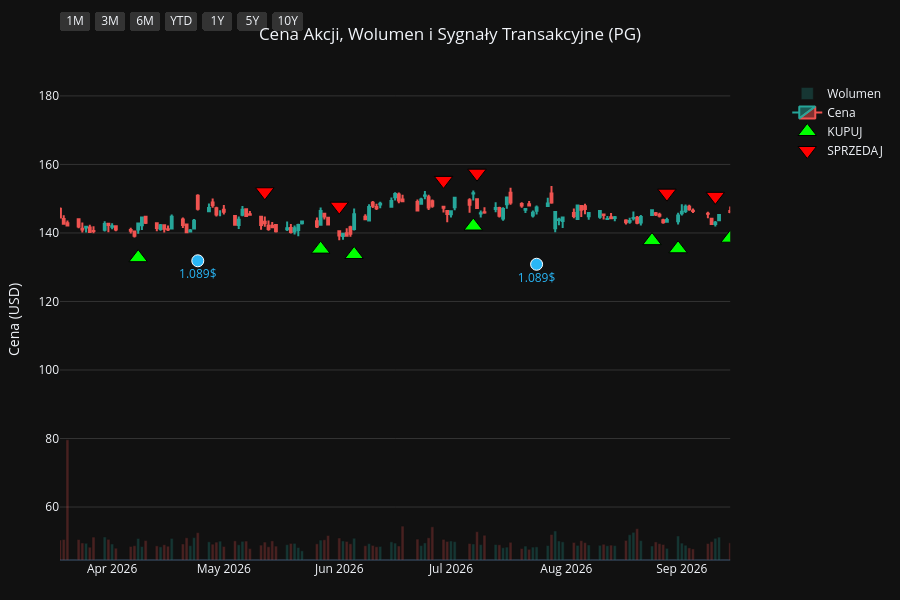
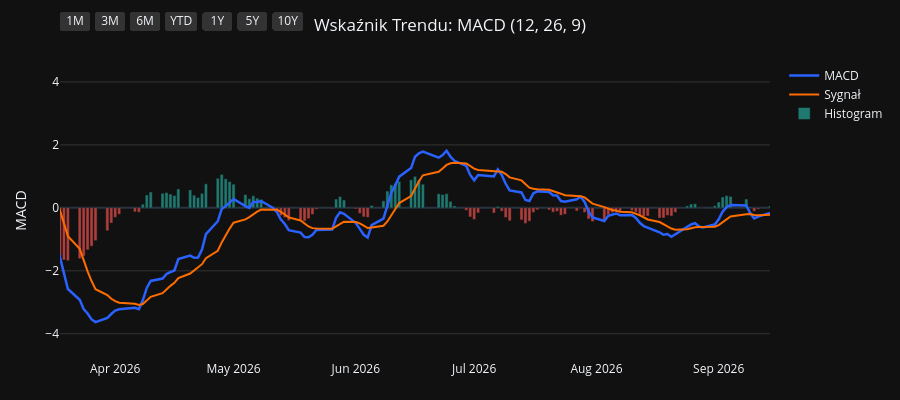
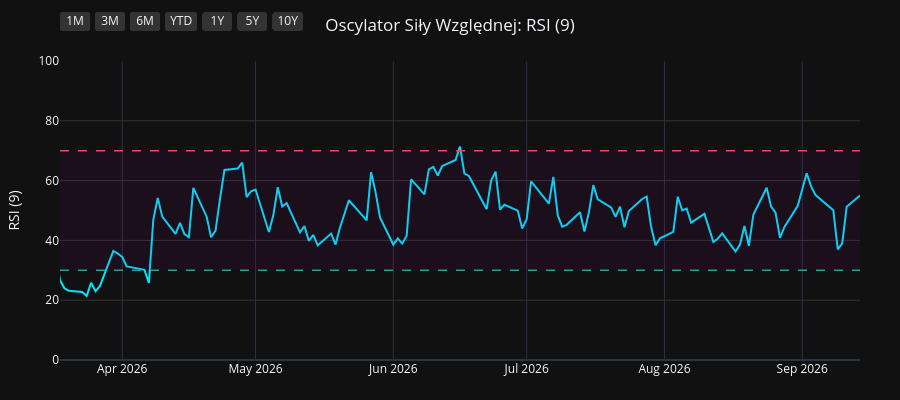
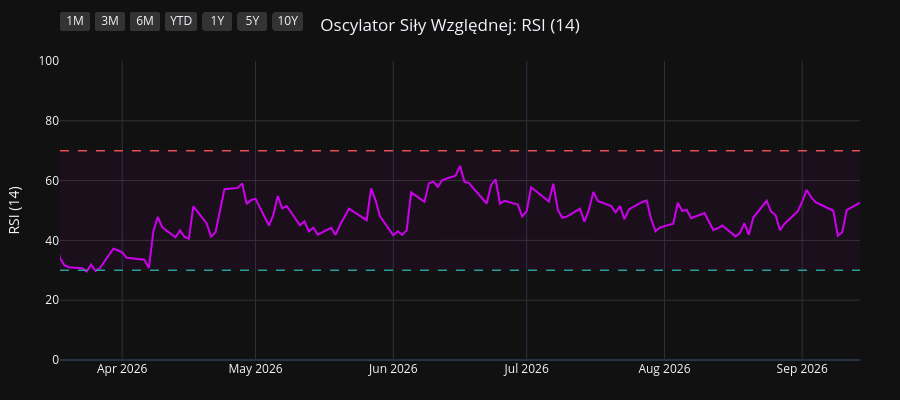

The notebook cell these images were saved under, in order:
### Code cell
import os
import yfinance as yf
import pandas as pd
import pandas_ta as ta
import plotly.graph_objects as go
from plotly.subplots import make_subplots

# 1. Pobranie i przygotowanie danych
symbol = os.environ.get("STOCK_TICKER", "").strip().upper()
if not symbol:
    raise RuntimeError("Set STOCK_TICKER before running price_extractor.ipynb")
df = yf.Ticker(symbol).history(period="10y")
df.index = df.index.tz_localize(None)

# Wskaźniki i sygnały
df.ta.macd(fast=12, slow=26, signal=9, append=True)
df.ta.rsi(length=9, append=True)
df.ta.rsi(length=14, append=True)
df.ta.rsi(length=21, append=True)
df.dropna(inplace=True)

macd = df['MACD_12_26_9']
signal = df['MACDs_12_26_9']
wczorajszy_macd = macd.shift(1)
wczorajszy_signal = signal.shift(1)

df['Decyzja'] = 'BRAK'
df.loc[(macd > signal) & (wczorajszy_macd <= wczorajszy_signal), 'Decyzja'] = 'KUPUJ'
df.loc[(macd < signal) & (wczorajszy_macd >= wczorajszy_signal), 'Decyzja'] = 'SPRZEDAJ'

df_kupuj = df[df['Decyzja'] == 'KUPUJ']
df_sprzedaj = df[df['Decyzja'] == 'SPRZEDAJ']
df_dywidendy = df[df['Dividends'] > 0]
df_splity = df[df['Stock Splits'] > 0]

# Wspólna konfiguracja osi X
konfiguracja_osi_x = dict(
    type="date",
    showspikes=True, spikemode="across", spikesnap="cursor", spikedash="dot", spikecolor="#ffffff", spikethickness=1, hoverformat="%Y-%m-%d",
    rangeselector=dict(
        buttons=list([
            dict(count=1, label="1M", step="month", stepmode="backward"),
            dict(count=3, label="3M", step="month", stepmode="backward"),
            dict(count=6, label="6M", step="month", stepmode="backward"),
            dict(count=1, label="YTD", step="year", stepmode="todate"),
            dict(count=1, label="1Y", step="year", stepmode="backward"),
            dict(count=5, label="5Y", step="year", stepmode="backward"),
            dict(step="all", label="10Y")
        ]),
        bgcolor="#333333", activecolor="#2962ff", x=0, y=1.1
    )
)

# ==========================================
# WYKRES 1: CENA + WOLUMEN + SYGNAŁY
# ==========================================
fig1 = make_subplots(specs=[[{"secondary_y": True}]])

kolory_wolumenu = ['#26a69a' if row['Close'] >= row['Open'] else '#ef5350' for index, row in df.iterrows()]
fig1.add_trace(go.Bar(x=df.index, y=df['Volume'], marker_color=kolory_wolumenu, opacity=0.25, name='Wolumen'), secondary_y=True)
fig1.add_trace(go.Candlestick(x=df.index, open=df['Open'], high=df['High'], low=df['Low'], close=df['Close'], name='Cena', increasing_line_color='#26a69a', decreasing_line_color='#ef5350'), secondary_y=False)
fig1.add_trace(go.Scatter(x=df_kupuj.index, y=df_kupuj['Low'] * 0.95, customdata=df_kupuj[['Low', 'High']], mode='markers', marker=dict(symbol='triangle-up', size=16, color='#00ff00', line=dict(width=1, color='black')), name='KUPUJ', hovertemplate='KUPUJ<br>Najniższa: %{customdata[0]:.2f}<br>Najwyższa: %{customdata[1]:.2f}<extra></extra>'), secondary_y=False)
fig1.add_trace(go.Scatter(x=df_sprzedaj.index, y=df_sprzedaj['High'] * 1.05, customdata=df_sprzedaj[['Low', 'High']], mode='markers', marker=dict(symbol='triangle-down', size=16, color='#ff0000', line=dict(width=1, color='black')), name='SPRZEDAJ', hovertemplate='SPRZEDAJ<br>Najniższa: %{customdata[0]:.2f}<br>Najwyższa: %{customdata[1]:.2f}<extra></extra>'), secondary_y=False)

if not df_dywidendy.empty:
    fig1.add_trace(go.Scatter(x=df_dywidendy.index, y=df_dywidendy['Low'] * 0.90, mode='markers+text', marker=dict(symbol='circle', size=12, color='#29b6f6', line=dict(width=1, color='white')), text=df_dywidendy['Dividends'].apply(lambda x: f"{x}$"), textposition="bottom center", name='Dywidenda', showlegend=False, hovertemplate='Dywidenda: %{text}<extra></extra>', textfont=dict(color="#29b6f6")), secondary_y=False)
if not df_splity.empty:
                    fig1.add_trace(go.Scatter(x=df_splity.index, y=df_splity['High'], mode='markers+text', marker=dict(symbol='star', size=16, color='#ffee58', line=dict(width=1, color='black')), text=df_splity['Stock Splits'].apply(lambda x: f"{x:g}:1" if x >= 1 else f"1:{1 / x:g}"), textposition="top center", name='Split', hovertemplate='%{text}<extra></extra>', textfont=dict(color="#ffee58")), secondary_y=False)

fig1.update_layout(title=dict(text=f"Cena Akcji, Wolumen i Sygnały Transakcyjne ({symbol})", x=0.5, xanchor='center'), dragmode='pan', xaxis_rangeslider_visible=False, template='plotly_dark', height=600, hovermode='x unified', margin=dict(l=60, r=40, t=60, b=40))
fig1.update_xaxes(**konfiguracja_osi_x)
fig1.update_xaxes(range=[df.index.max() - pd.Timedelta(days=180), df.index.max()])
fig1.update_yaxes(title_text="Cena (USD)", secondary_y=False, gridcolor='#333333')
fig1.update_yaxes(range=[0, df['Volume'].max() * 4], showgrid=False, showticklabels=False, secondary_y=True)
fig1.show(config={'scrollZoom': True})

# ==========================================
# WYKRES 2: WSKAŹNIK MACD
# ==========================================
fig2 = go.Figure()
fig2.add_trace(go.Scatter(x=df.index, y=df['MACD_12_26_9'], line=dict(color='#2962ff', width=2.5), name='MACD'))
fig2.add_trace(go.Scatter(x=df.index, y=df['MACDs_12_26_9'], line=dict(color='#ff6d00', width=2), name='Sygnał'))
kolory_macd = ['#26a69a' if val >= 0 else '#ef5350' for val in df['MACDh_12_26_9']]
fig2.add_trace(go.Bar(x=df.index, y=df['MACDh_12_26_9'], marker_color=kolory_macd, name='Histogram', opacity=0.7))
fig2.update_layout(title=dict(text="Wskaźnik Trendu: MACD (12, 26, 9)", x=0.5, xanchor='center'), dragmode='pan', xaxis_rangeslider_visible=False, template='plotly_dark', height=400, hovermode='x unified', margin=dict(l=60, r=40, t=60, b=40))
fig2.update_xaxes(**konfiguracja_osi_x)
fig2.update_xaxes(range=[df.index.max() - pd.Timedelta(days=180), df.index.max()])
fig2.update_yaxes(title_text="MACD", gridcolor='#333333')
fig2.show(config={'scrollZoom': True})

# ==========================================
# WYKRES 3: OSCYLATOR RSI (9)
# ==========================================
fig3 = go.Figure()
fig3.add_trace(go.Scatter(x=df.index, y=df['RSI_9'], line=dict(color='#00e5ff', width=2), name='RSI (9)'))
fig3.add_hline(y=70, line_dash="dash", line_color="#ef5350", line_width=1.5)
fig3.add_hline(y=30, line_dash="dash", line_color="#26a69a", line_width=1.5)
fig3.add_hrect(y0=30, y1=70, line_width=0, fillcolor="purple", opacity=0.1)
fig3.update_layout(title=dict(text="Oscylator Siły Względnej: RSI (9)", x=0.5, xanchor='center'), dragmode='pan', xaxis_rangeslider_visible=False, template='plotly_dark', height=400, hovermode='x unified', margin=dict(l=60, r=40, t=60, b=40))
fig3.update_xaxes(**konfiguracja_osi_x)
fig3.update_xaxes(range=[df.index.max() - pd.Timedelta(days=180), df.index.max()])
fig3.update_yaxes(title_text="RSI (9)", range=[0, 100], gridcolor='#333333')
fig3.show(config={'scrollZoom': True})

# ==========================================
# WYKRES 4: OSCYLATOR RSI (14)
# ==========================================
fig4 = go.Figure()
fig4.add_trace(go.Scatter(x=df.index, y=df['RSI_14'], line=dict(color='#d500f9', width=2), name='RSI (14)'))
fig4.add_hline(y=70, line_dash="dash", line_color="#ef5350", line_width=1.5)
fig4.add_hline(y=30, line_dash="dash", line_color="#26a69a", line_width=1.5)
fig4.add_hrect(y0=30, y1=70, line_width=0, fillcolor="purple", opacity=0.1)
fig4.update_layout(title=dict(text="Oscylator Siły Względnej: RSI (14)", x=0.5, xanchor='center'), dragmode='pan', xaxis_rangeslider_visible=False, template='plotly_dark', height=400, hovermode='x unified', margin=dict(l=60, r=40, t=60, b=40))
fig4.update_xaxes(**konfiguracja_osi_x)
fig4.update_xaxes(range=[df.index.max() - pd.Timedelta(days=180), df.index.max()])
fig4.update_yaxes(title_text="RSI (14)", range=[0, 100], gridcolor='#333333')
fig4.show(config={'scrollZoom': True})

# ==========================================
# WYKRES 5: OSCYLATOR RSI (21)
# ==========================================
fig5 = go.Figure()
fig5.add_trace(go.Scatter(x=df.index, y=df['RSI_21'], line=dict(color='#64dd17', width=2), name='RSI (21)'))
fig5.add_hline(y=70, line_dash="dash", line_color="#ef5350", line_width=1.5)
fig5.add_hline(y=30, line_dash="dash", line_color="#26a69a", line_width=1.5)
fig5.add_hrect(y0=30, y1=70, line_width=0, fillcolor="purple", opacity=0.1)
fig5.update_layout(title=dict(text="Oscylator Siły Względnej: RSI (21)", x=0.5, xanchor='center'), dragmode='pan', xaxis_rangeslider_visible=False, template='plotly_dark', height=400, hovermode='x unified', margin=dict(l=60, r=40, t=60, b=40))
fig5.update_xaxes(**konfiguracja_osi_x)
fig5.update_xaxes(range=[df.index.max() - pd.Timedelta(days=180), df.index.max()])
fig5.update_yaxes(title_text="RSI (21)", range=[0, 100], gridcolor='#333333')
fig5.show(config={'scrollZoom': True})

### Figure 1 — Plotly figure (JSON) as saved in the notebook; plotly's stock layout.template omitted (floating-point values rounded to 4 significant figures; data arrays with more than 128 entries replaced by an {"elided": "..."} marker saying what was removed)
{"data": [{"marker": {"color": {"elided": "2479 str values"}}, "name": "Wolumen", "opacity": 0.25, "type": "bar", "x": {"elided": "2479 str values"}, "xaxis": "x", "y": {"elided": "2479 int values"}, "yaxis": "y2"}, {"close": {"elided": "2479 float values"}, "decreasing": {"line": {"color": "#ef5350"}}, "high": {"elided": "2479 float values"}, "increasing": {"line": {"color": "#26a69a"}}, "low": {"elided": "2479 float values"}, "name": "Cena", "open": {"elided": "2479 float values"}, "type": "candlestick", "x": {"elided": "2479 str values"}, "xaxis": "x", "yaxis": "y"}, {"customdata": {"elided": "104x2 float values"}, "hovertemplate": "KUPUJ<br>Najniższa: %{customdata[0]:.2f}<br>Najwyższa: %{customdata[1]:.2f}<extra></extra>", "marker": {"color": "#00ff00", "line": {"color": "black", "width": 1}, "size": 16, "symbol": "triangle-up"}, "mode": "markers", "name": "KUPUJ", "type": "scatter", "x": ["2016-11-29T00:00:00", "2016-12-02T00:00:00", "2017-01-17T00:00:00", "2017-02-15T00:00:00", "2017-04-18T00:00:00", "2017-04-25T00:00:00", "2017-05-19T00:00:00", "2017-07-18T00:00:00", "2017-09-20T00:00:00", "2017-10-13T00:00:00", "2017-11-08T00:00:00", "2018-01-22T00:00:00", "2018-02-20T00:00:00", "2018-02-22T00:00:00", "2018-03-02T00:00:00", "2018-03-28T00:00:00", "2018-05-09T00:00:00", "2018-07-27T00:00:00", "2018-08-16T00:00:00", "2018-09-19T00:00:00", "2018-10-19T00:00:00", "2018-12-14T00:00:00", "2019-01-18T00:00:00", "2019-01-23T00:00:00", "2019-03-14T00:00:00", "2019-04-08T00:00:00", "2019-04-15T00:00:00", "2019-05-16T00:00:00", "2019-06-07T00:00:00", "2019-07-03T00:00:00", "2019-07-30T00:00:00", "2019-08-16T00:00:00", "2019-08-27T00:00:00", "2019-09-26T00:00:00", "2019-10-23T00:00:00", "2019-11-19T00:00:00", "2019-11-26T00:00:00", "2020-01-15T00:00:00", "2020-02-05T00:00:00", "2020-02-21T00:00:00", "2020-03-30T00:00:00", "2020-05-28T00:00:00", "2020-07-01T00:00:00", "2020-08-25T00:00:00", "2020-10-06T00:00:00", "2020-11-06T00:00:00", "2020-11-12T00:00:00", "2020-12-17T00:00:00", "2021-02-10T00:00:00", "2021-03-08T00:00:00", "2021-05-10T00:00:00", "2021-06-28T00:00:00", "2021-08-13T00:00:00", "2021-09-14T00:00:00", "2021-10-11T00:00:00", "2021-10-26T00:00:00", "2021-12-06T00:00:00", "2022-02-03T00:00:00", "2022-03-18T00:00:00", "2022-06-02T00:00:00", "2022-06-23T00:00:00", "2022-07-25T00:00:00", "2022-08-03T00:00:00", "2022-10-17T00:00:00", "2023-02-17T00:00:00", "2023-04-21T00:00:00", "2023-06-13T00:00:00", "2023-07-20T00:00:00", "2023-09-18T00:00:00", "2023-10-16T00:00:00", "2023-11-30T00:00:00", "2023-12-28T00:00:00", "2024-02-23T00:00:00", "2024-04-19T00:00:00", "2024-06-10T00:00:00", "2024-06-18T00:00:00", "2024-07-17T00:00:00", "2024-08-05T00:00:00", "2024-08-20T00:00:00", "2024-08-30T00:00:00", "2024-10-15T00:00:00", "2024-11-13T00:00:00", "2025-01-22T00:00:00", "2025-02-21T00:00:00", "2025-04-01T00:00:00", "2025-04-14T00:00:00", "2025-05-15T00:00:00", "2025-07-02T00:00:00", "2025-07-22T00:00:00", "2025-08-11T00:00:00", "2025-09-17T00:00:00", "2025-10-20T00:00:00", "2025-11-13T00:00:00", "2025-11-18T00:00:00", "2025-12-16T00:00:00", "2026-01-12T00:00:00", "2026-02-23T00:00:00", "2026-04-08T00:00:00", "2026-05-27T00:00:00", "2026-06-05T00:00:00", "2026-07-07T00:00:00", "2026-08-24T00:00:00", "2026-08-31T00:00:00", "2026-09-14T00:00:00"], "xaxis": "x", "y": [60.29, 59.84, 61.15, 66.0, 66.39, 66.25, 63.44, 64.76, 70.02, 69.1, 65.26, 68.77, 61.42, 60.74, 59.41, 59.06, 54.85, 61.31, 63.51, 64.63, 66.05, 74.74, 71.42, 73.46, 79.02, 81.2, 82.21, 84.21, 85.12, 88.36, 94.47, 93.51, 95.25, 98.23, 97.5, 96.94, 96.36, 100.0, 101.0, 101.4, 88.71, 93.11, 96.36, 112.4, 113.2, 116.8, 115.7, 113.1, 105.6, 103.4, 112.7, 111.9, 119.2, 121.1, 118.4, 118.7, 126.3, 136.6, 125.3, 121.2, 118.1, 121.9, 120.5, 107.7, 118.4, 134.8, 125.9, 130.0, 134.8, 127.7, 132.6, 128.1, 142.4, 137.4, 148.6, 149.4, 149.7, 150.0, 151.3, 152.7, 155.6, 150.0, 148.9, 151.1, 154.0, 151.0, 145.5, 146.5, 143.0, 141.5, 146.2, 139.6, 137.2, 135.2, 134.4, 131.7, 150.0, 132.8, 135.3, 133.7, 142.0, 137.8, 135.4, 138.5], "yaxis": "y"}, {"customdata": {"elided": "104x2 float values"}, "hovertemplate": "SPRZEDAJ<br>Najniższa: %{customdata[0]:.2f}<br>Najwyższa: %{customdata[1]:.2f}<extra></extra>", "marker": {"color": "#ff0000", "line": {"color": "black", "width": 1}, "size": 16, "symbol": "triangle-down"}, "mode": "markers", "name": "SPRZEDAJ", "type": "scatter", "x": ["2016-11-10T00:00:00", "2016-12-01T00:00:00", "2017-01-10T00:00:00", "2017-02-14T00:00:00", "2017-03-02T00:00:00", "2017-04-21T00:00:00", "2017-04-26T00:00:00", "2017-06-27T00:00:00", "2017-08-23T00:00:00", "2017-09-21T00:00:00", "2017-10-20T00:00:00", "2018-01-02T00:00:00", "2018-01-23T00:00:00", "2018-02-21T00:00:00", "2018-03-01T00:00:00", "2018-03-22T00:00:00", "2018-04-19T00:00:00", "2018-07-19T00:00:00", "2018-08-10T00:00:00", "2018-08-23T00:00:00", "2018-09-25T00:00:00", "2018-11-20T00:00:00", "2018-12-17T00:00:00", "2019-01-22T00:00:00", "2019-02-25T00:00:00", "2019-04-04T00:00:00", "2019-04-10T00:00:00", "2019-04-23T00:00:00", "2019-05-22T00:00:00", "2019-06-27T00:00:00", "2019-07-23T00:00:00", "2019-08-05T00:00:00", "2019-08-23T00:00:00", "2019-09-10T00:00:00", "2019-10-02T00:00:00", "2019-11-05T00:00:00", "2019-11-22T00:00:00", "2019-12-23T00:00:00", "2020-01-31T00:00:00", "2020-02-11T00:00:00", "2020-02-24T00:00:00", "2020-04-29T00:00:00", "2020-06-24T00:00:00", "2020-08-19T00:00:00", "2020-08-26T00:00:00", "2020-10-22T00:00:00", "2020-11-09T00:00:00", "2020-11-18T00:00:00", "2021-01-13T00:00:00", "2021-02-26T00:00:00", "2021-04-14T00:00:00", "2021-05-27T00:00:00", "2021-08-11T00:00:00", "2021-08-23T00:00:00", "2021-09-16T00:00:00", "2021-10-21T00:00:00", "2021-11-30T00:00:00", "2022-01-06T00:00:00", "2022-02-07T00:00:00", "2022-05-02T00:00:00", "2022-06-09T00:00:00", "2022-07-20T00:00:00", "2022-07-29T00:00:00", "2022-08-24T00:00:00", "2022-12-15T00:00:00", "2023-04-18T00:00:00", "2023-05-04T00:00:00", "2023-07-11T00:00:00", "2023-08-14T00:00:00", "2023-09-20T00:00:00", "2023-11-20T00:00:00", "2023-12-05T00:00:00", "2024-02-12T00:00:00", "2024-02-26T00:00:00", "2024-05-23T00:00:00", "2024-06-12T00:00:00", "2024-06-25T00:00:00", "2024-07-30T00:00:00", "2024-08-15T00:00:00", "2024-08-28T00:00:00", "2024-09-18T00:00:00", "2024-10-23T00:00:00", "2024-12-09T00:00:00", "2025-02-18T00:00:00", "2025-03-12T00:00:00", "2025-04-04T00:00:00", "2025-04-24T00:00:00", "2025-06-06T00:00:00", "2025-07-09T00:00:00", "2025-07-31T00:00:00", "2025-09-15T00:00:00", "2025-09-18T00:00:00", "2025-11-04T00:00:00", "2025-11-17T00:00:00", "2025-12-04T00:00:00", "2026-01-05T00:00:00", "2026-02-19T00:00:00", "2026-03-03T00:00:00", "2026-05-12T00:00:00", "2026-06-01T00:00:00", "2026-06-29T00:00:00", "2026-07-08T00:00:00", "2026-08-28T00:00:00", "2026-09-10T00:00:00"], "xaxis": "x", "y": [69.06, 66.33, 68.04, 71.65, 74.39, 73.07, 73.66, 73.13, 76.43, 77.95, 74.76, 76.4, 75.54, 68.5, 66.39, 64.91, 63.99, 67.53, 69.72, 71.29, 71.98, 80.69, 83.02, 79.56, 87.1, 89.89, 91.05, 90.91, 93.48, 96.29, 102.0, 102.2, 105.6, 106.5, 108.7, 105.8, 106.7, 111.3, 113.0, 112.4, 112.6, 105.7, 105.7, 122.9, 125.6, 129.4, 133.2, 128.8, 125.1, 115.7, 123.8, 126.9, 132.3, 134.2, 134.1, 131.2, 138.0, 153.5, 151.6, 152.2, 138.0, 135.5, 134.7, 139.2, 144.7, 145.3, 151.0, 143.7, 152.8, 150.2, 147.5, 149.0, 154.9, 158.4, 166.2, 165.8, 167.0, 161.5, 168.8, 170.3, 175.0, 170.3, 173.9, 166.9, 173.0, 174.8, 163.1, 167.4, 160.3, 155.0, 161.7, 162.2, 153.6, 152.0, 151.4, 145.2, 165.5, 167.8, 152.0, 147.8, 155.3, 157.4, 151.6, 150.7], "yaxis": "y"}, {"hovertemplate": "Dywidenda: %{text}<extra></extra>", "marker": {"color": "#29b6f6", "line": {"color": "white", "width": 1}, "size": 12, "symbol": "circle"}, "mode": "markers+text", "name": "Dywidenda", "showlegend": false, "text": ["0.67$", "0.69$", "0.69$", "0.69$", "0.69$", "0.717$", "0.717$", "0.717$", "0.717$", "0.746$", "0.746$", "0.746$", "0.746$", "0.791$", "0.791$", "0.791$", "0.791$", "0.87$", "0.87$", "0.87$", "0.87$", "0.913$", "0.913$", "0.913$", "0.913$", "0.941$", "0.941$", "0.941$", "0.941$", "1.007$", "1.007$", "1.007$", "1.007$", "1.057$", "1.057$", "1.057$", "1.057$", "1.089$", "1.089$"], "textfont": {"color": "#29b6f6"}, "textposition": "bottom center", "type": "scatter", "x": ["2017-01-18T00:00:00", "2017-04-19T00:00:00", "2017-07-19T00:00:00", "2017-10-19T00:00:00", "2018-01-18T00:00:00", "2018-04-19T00:00:00", "2018-07-19T00:00:00", "2018-10-18T00:00:00", "2019-01-17T00:00:00", "2019-04-17T00:00:00", "2019-07-18T00:00:00", "2019-10-17T00:00:00", "2020-01-23T00:00:00", "2020-04-23T00:00:00", "2020-07-23T00:00:00", "2020-10-22T00:00:00", "2021-01-21T00:00:00", "2021-04-22T00:00:00", "2021-07-22T00:00:00", "2021-10-21T00:00:00", "2022-01-20T00:00:00", "2022-04-21T00:00:00", "2022-07-21T00:00:00", "2022-10-20T00:00:00", "2023-01-19T00:00:00", "2023-04-20T00:00:00", "2023-07-20T00:00:00", "2023-10-19T00:00:00", "2024-01-18T00:00:00", "2024-04-18T00:00:00", "2024-07-19T00:00:00", "2024-10-18T00:00:00", "2025-01-24T00:00:00", "2025-04-21T00:00:00", "2025-07-18T00:00:00", "2025-10-24T00:00:00", "2026-01-23T00:00:00", "2026-04-24T00:00:00", "2026-07-24T00:00:00"], "xaxis": "x", "y": [58.89, 62.78, 61.93, 64.92, 64.36, 53.75, 56.93, 58.99, 67.15, 78.85, 86.48, 88.36, 94.3, 90.63, 97.04, 109.6, 102.0, 105.4, 108.2, 110.8, 128.2, 130.8, 112.6, 103.4, 116.8, 124.3, 123.2, 123.2, 123.7, 132.2, 142.5, 144.5, 140.8, 142.7, 134.3, 133.4, 132.8, 131.9, 130.9], "yaxis": "y"}], "layout": {"dragmode": "pan", "height": 600, "hovermode": "x unified", "margin": {"b": 40, "l": 60, "r": 40, "t": 60}, "title": {"text": "Cena Akcji, Wolumen i Sygnały Transakcyjne (PG)", "x": 0.5, "xanchor": "center"}, "xaxis": {"anchor": "y", "domain": [0.0, 0.94], "hoverformat": "%Y-%m-%d", "range": ["2026-03-18T00:00:00", "2026-09-14T00:00:00"], "rangeselector": {"activecolor": "#2962ff", "bgcolor": "#333333", "buttons": [{"count": 1, "label": "1M", "step": "month", "stepmode": "backward"}, {"count": 3, "label": "3M", "step": "month", "stepmode": "backward"}, {"count": 6, "label": "6M", "step": "month", "stepmode": "backward"}, {"count": 1, "label": "YTD", "step": "year", "stepmode": "todate"}, {"count": 1, "label": "1Y", "step": "year", "stepmode": "backward"}, {"count": 5, "label": "5Y", "step": "year", "stepmode": "backward"}, {"label": "10Y", "step": "all"}], "x": 0, "y": 1.1}, "rangeslider": {"visible": false}, "showspikes": true, "spikecolor": "#ffffff", "spikedash": "dot", "spikemode": "across", "spikesnap": "cursor", "spikethickness": 1, "type": "date"}, "yaxis": {"anchor": "x", "domain": [0.0, 1.0], "gridcolor": "#333333", "title": {"text": "Cena (USD)"}}, "yaxis2": {"anchor": "x", "overlaying": "y", "range": [0, 242483600], "showgrid": false, "showticklabels": false, "side": "right"}}}

### Figure 2 — Plotly figure (JSON) as saved in the notebook; plotly's stock layout.template omitted (floating-point values rounded to 4 significant figures; data arrays with more than 128 entries replaced by an {"elided": "..."} marker saying what was removed)
{"data": [{"line": {"color": "#2962ff", "width": 2.5}, "name": "MACD", "type": "scatter", "x": {"elided": "2479 str values"}, "y": {"elided": "2479 float values"}}, {"line": {"color": "#ff6d00", "width": 2}, "name": "Sygnał", "type": "scatter", "x": {"elided": "2479 str values"}, "y": {"elided": "2479 float values"}}, {"marker": {"color": {"elided": "2479 str values"}}, "name": "Histogram", "opacity": 0.7, "type": "bar", "x": {"elided": "2479 str values"}, "y": {"elided": "2479 float values"}}], "layout": {"dragmode": "pan", "height": 400, "hovermode": "x unified", "margin": {"b": 40, "l": 60, "r": 40, "t": 60}, "title": {"text": "Wskaźnik Trendu: MACD (12, 26, 9)", "x": 0.5, "xanchor": "center"}, "xaxis": {"hoverformat": "%Y-%m-%d", "range": ["2026-03-18T00:00:00", "2026-09-14T00:00:00"], "rangeselector": {"activecolor": "#2962ff", "bgcolor": "#333333", "buttons": [{"count": 1, "label": "1M", "step": "month", "stepmode": "backward"}, {"count": 3, "label": "3M", "step": "month", "stepmode": "backward"}, {"count": 6, "label": "6M", "step": "month", "stepmode": "backward"}, {"count": 1, "label": "YTD", "step": "year", "stepmode": "todate"}, {"count": 1, "label": "1Y", "step": "year", "stepmode": "backward"}, {"count": 5, "label": "5Y", "step": "year", "stepmode": "backward"}, {"label": "10Y", "step": "all"}], "x": 0, "y": 1.1}, "rangeslider": {"visible": false}, "showspikes": true, "spikecolor": "#ffffff", "spikedash": "dot", "spikemode": "across", "spikesnap": "cursor", "spikethickness": 1, "type": "date"}, "yaxis": {"gridcolor": "#333333", "title": {"text": "MACD"}}}}

### Figure 3 — Plotly figure (JSON) as saved in the notebook; plotly's stock layout.template omitted (floating-point values rounded to 4 significant figures; data arrays with more than 128 entries replaced by an {"elided": "..."} marker saying what was removed)
{"data": [{"line": {"color": "#00e5ff", "width": 2}, "name": "RSI (9)", "type": "scatter", "x": {"elided": "2479 str values"}, "y": {"elided": "2479 float values"}}], "layout": {"dragmode": "pan", "height": 400, "hovermode": "x unified", "margin": {"b": 40, "l": 60, "r": 40, "t": 60}, "shapes": [{"line": {"color": "#ef5350", "dash": "dash", "width": 1.5}, "type": "line", "x0": 0, "x1": 1, "xref": "x domain", "y0": 70, "y1": 70, "yref": "y"}, {"line": {"color": "#26a69a", "dash": "dash", "width": 1.5}, "type": "line", "x0": 0, "x1": 1, "xref": "x domain", "y0": 30, "y1": 30, "yref": "y"}, {"fillcolor": "purple", "line": {"width": 0}, "opacity": 0.1, "type": "rect", "x0": 0, "x1": 1, "xref": "x domain", "y0": 30, "y1": 70, "yref": "y"}], "title": {"text": "Oscylator Siły Względnej: RSI (9)", "x": 0.5, "xanchor": "center"}, "xaxis": {"hoverformat": "%Y-%m-%d", "range": ["2026-03-18T00:00:00", "2026-09-14T00:00:00"], "rangeselector": {"activecolor": "#2962ff", "bgcolor": "#333333", "buttons": [{"count": 1, "label": "1M", "step": "month", "stepmode": "backward"}, {"count": 3, "label": "3M", "step": "month", "stepmode": "backward"}, {"count": 6, "label": "6M", "step": "month", "stepmode": "backward"}, {"count": 1, "label": "YTD", "step": "year", "stepmode": "todate"}, {"count": 1, "label": "1Y", "step": "year", "stepmode": "backward"}, {"count": 5, "label": "5Y", "step": "year", "stepmode": "backward"}, {"label": "10Y", "step": "all"}], "x": 0, "y": 1.1}, "rangeslider": {"visible": false}, "showspikes": true, "spikecolor": "#ffffff", "spikedash": "dot", "spikemode": "across", "spikesnap": "cursor", "spikethickness": 1, "type": "date"}, "yaxis": {"gridcolor": "#333333", "range": [0, 100], "title": {"text": "RSI (9)"}}}}

### Figure 4 — Plotly figure (JSON) as saved in the notebook; plotly's stock layout.template omitted (floating-point values rounded to 4 significant figures; data arrays with more than 128 entries replaced by an {"elided": "..."} marker saying what was removed)
{"data": [{"line": {"color": "#d500f9", "width": 2}, "name": "RSI (14)", "type": "scatter", "x": {"elided": "2479 str values"}, "y": {"elided": "2479 float values"}}], "layout": {"dragmode": "pan", "height": 400, "hovermode": "x unified", "margin": {"b": 40, "l": 60, "r": 40, "t": 60}, "shapes": [{"line": {"color": "#ef5350", "dash": "dash", "width": 1.5}, "type": "line", "x0": 0, "x1": 1, "xref": "x domain", "y0": 70, "y1": 70, "yref": "y"}, {"line": {"color": "#26a69a", "dash": "dash", "width": 1.5}, "type": "line", "x0": 0, "x1": 1, "xref": "x domain", "y0": 30, "y1": 30, "yref": "y"}, {"fillcolor": "purple", "line": {"width": 0}, "opacity": 0.1, "type": "rect", "x0": 0, "x1": 1, "xref": "x domain", "y0": 30, "y1": 70, "yref": "y"}], "title": {"text": "Oscylator Siły Względnej: RSI (14)", "x": 0.5, "xanchor": "center"}, "xaxis": {"hoverformat": "%Y-%m-%d", "range": ["2026-03-18T00:00:00", "2026-09-14T00:00:00"], "rangeselector": {"activecolor": "#2962ff", "bgcolor": "#333333", "buttons": [{"count": 1, "label": "1M", "step": "month", "stepmode": "backward"}, {"count": 3, "label": "3M", "step": "month", "stepmode": "backward"}, {"count": 6, "label": "6M", "step": "month", "stepmode": "backward"}, {"count": 1, "label": "YTD", "step": "year", "stepmode": "todate"}, {"count": 1, "label": "1Y", "step": "year", "stepmode": "backward"}, {"count": 5, "label": "5Y", "step": "year", "stepmode": "backward"}, {"label": "10Y", "step": "all"}], "x": 0, "y": 1.1}, "rangeslider": {"visible": false}, "showspikes": true, "spikecolor": "#ffffff", "spikedash": "dot", "spikemode": "across", "spikesnap": "cursor", "spikethickness": 1, "type": "date"}, "yaxis": {"gridcolor": "#333333", "range": [0, 100], "title": {"text": "RSI (14)"}}}}
